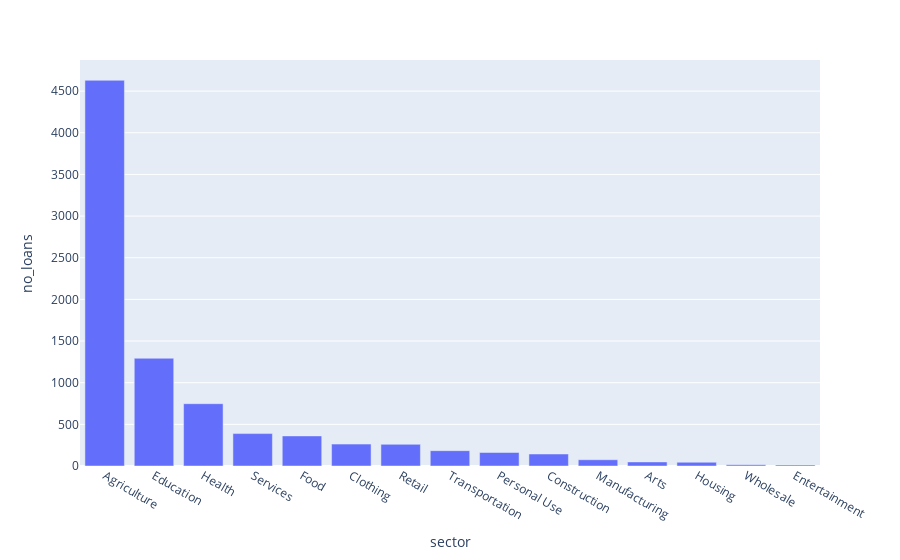

The notebook cell this image was saved under:
### Code cell
px.bar(data_frame = sector, x = 'sector', y = 'no_loans')

### Figure 1 — Plotly figure (JSON) as saved in the notebook; plotly's stock layout.template omitted (floating-point values rounded to 4 significant figures)
{"data": [{"alignmentgroup": "True", "hovertemplate": "sector=%{x}<br>no_loans=%{y}<extra></extra>", "legendgroup": "", "marker": {"color": "#636efa", "pattern": {"shape": ""}}, "name": "", "offsetgroup": "", "orientation": "v", "showlegend": false, "textposition": "auto", "type": "bar", "x": ["Agriculture", "Education", "Health", "Services", "Food", "Clothing", "Retail", "Transportation", "Personal Use", "Construction", "Manufacturing", "Arts", "Housing", "Wholesale", "Entertainment"], "xaxis": "x", "y": [4630, 1293, 748, 389, 361, 263, 260, 184, 162, 144, 75, 49, 45, 15, 13], "yaxis": "y"}], "layout": {"autosize": true, "barmode": "relative", "legend": {"tracegroupgap": 0}, "margin": {"t": 60}, "xaxis": {"anchor": "y", "autorange": true, "domain": [0, 1], "range": [-0.5, 14.5], "title": {"text": "sector"}, "type": "category"}, "yaxis": {"anchor": "x", "autorange": true, "domain": [0, 1], "range": [0, 4874.0], "title": {"text": "no_loans"}, "type": "linear"}}}
